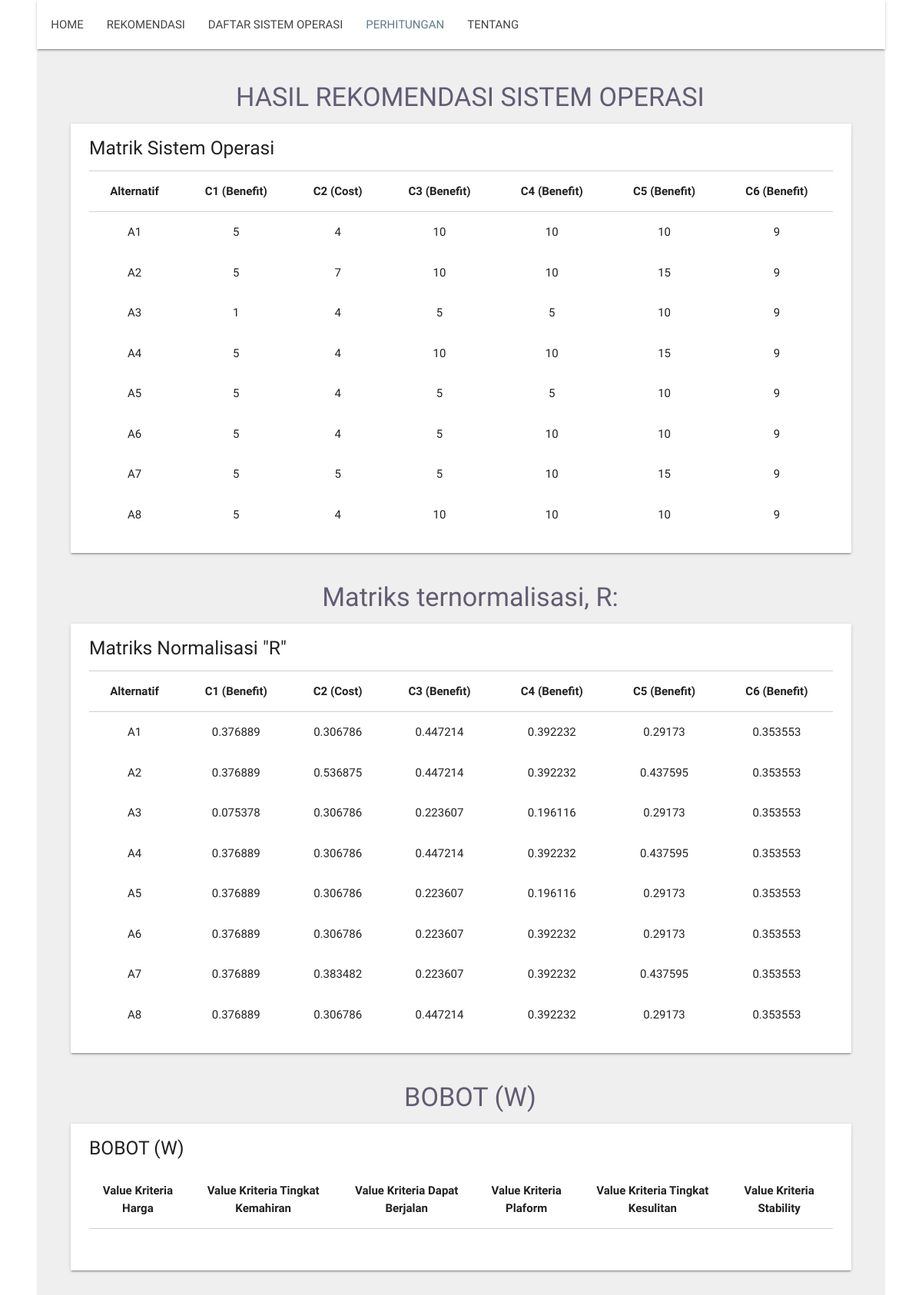
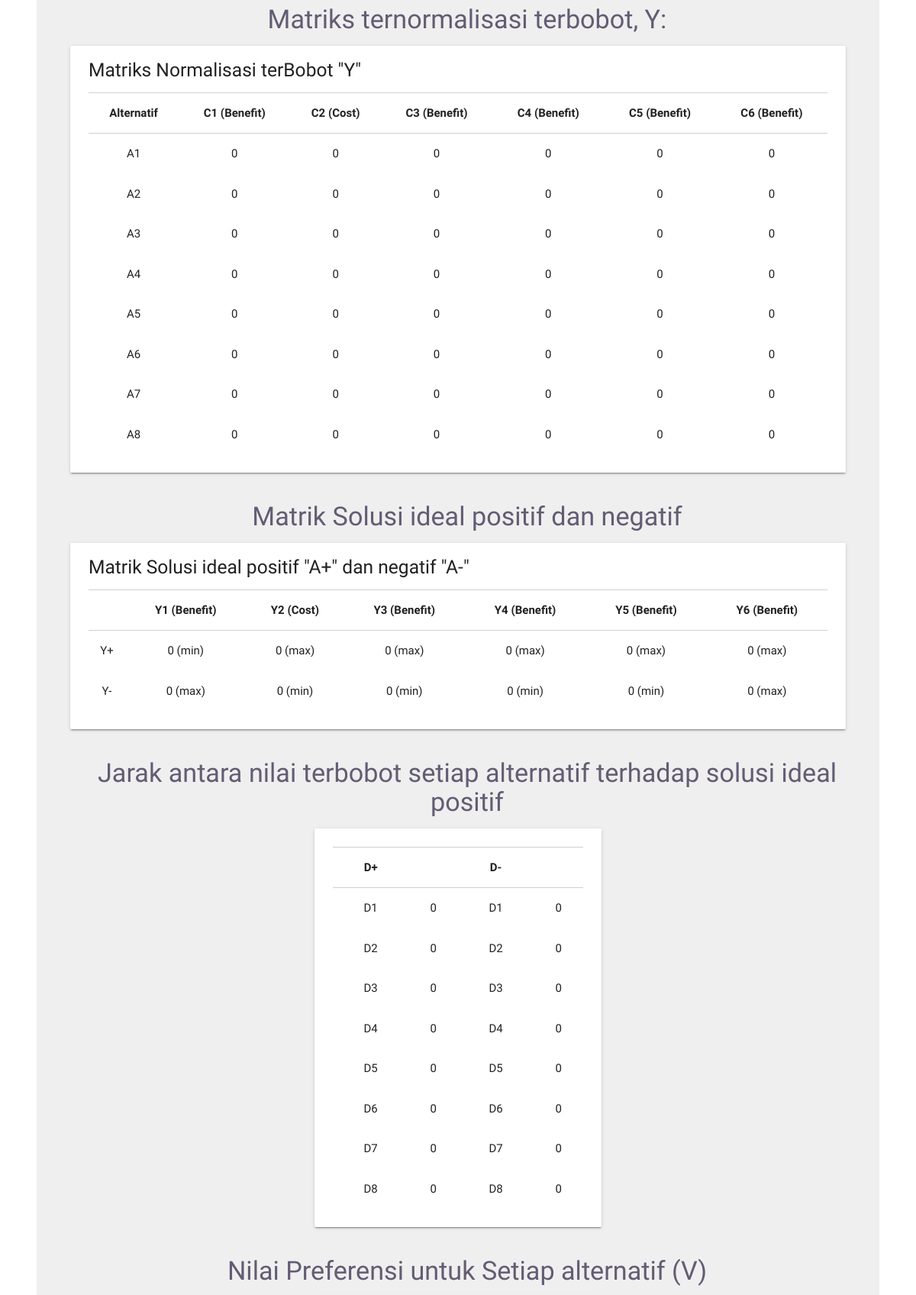
Screenshot of /hasil.php (upper part) with the database file from the repository (2 pictures, top to bottom).
### tables this page shows
CREATE TABLE `data_os` (
  `id_os` int(4) NOT NULL,
  `nama_os` varchar(256) NOT NULL,
  `harga_os` varchar(64) NOT NULL,
  `tingkat_kemahiran_os` varchar(64) NOT NULL,
  `dapat_berjalan_os` varchar(64) NOT NULL,
  `platform_os` varchar(64) NOT NULL,
  `tingkat_kesulitan_os` varchar(64) NOT NULL,
  `stability_os` varchar(64) NOT NULL,
  `harga_angka` varchar(64) NOT NULL,
  `tingkat_kemahiran_angka` varchar(64) NOT NULL,
  `dapat_berjalan_angka` varchar(64) NOT NULL,
  `platform_angka` varchar(64) NOT NULL,
  `tingkat_kesulitan_angka` varchar(64) NOT NULL,
  `stability_angka` varchar(64) NOT NULL
  
);

### hasil.php (the view, shortened to what this page needs)
<?php
include('koneksi.php');
$W1	= $_POST['harga_os'];
$W2	= $_POST['tingkat_kemahiran_os'];
$W3	= $_POST['dapat_berjalan_os'];
$W4	= $_POST['platform_os'];
$W5	= $_POST['tingkat_kesulitan_os'];
$W6 = $_POST['stability_os'];
function pembagiNM($matrik){
	for($i=0;$i<6;$i++){
		$pangkatdua[$i] = 0;
		for($j=0;$j<sizeof($matrik);$j++){
			$pangkatdua[$i] = $pangkatdua[$i] + pow($matrik[$j][$i],2);}
		$pembagi[$i] = sqrt($pangkatdua[$i]);
	}
	return $pembagi;
}
function Transpose($squareArray) {
    $rotatedArray = array();
    $r = 0;
    foreach($squareArray as $row) {
        $c = 0;
        if (is_array($row)) {
            foreach($row as $cell) {
                $rotatedArray[$c][$r] = $cell;
                ++$c;
            }
        }
        else $rotatedArray[$c][$r] = $row;
        ++$r;
    }
    return $rotatedArray;
}
function JarakIplus($aplus,$bob){
	$dplus = array();
	for ($i=0;$i<sizeof($bob);$i++) {
		$dplus[$i] = 0;
		for($j=0;$j<sizeof($aplus);$j++){
			$dplus[$i] = 0;
			if (sizeof($aplus) == sizeof($bob[$i])) {
				for ($j = 0; $j < sizeof($aplus); $j++) {
					$dplus[$i] += pow(($aplus[$j] - $bob[$i][$j]), 2);
				}
				$dplus[$i] = round(sqrt($dplus[$i]),4);
			}else{
				return array();
			}
		}
	}
	return $dplus;
}
?>
<!DOCTYPE html>
<html>
<head>
	<link type="text/css" rel="stylesheet" href="assets/css/materialize.css"  media="screen,projection"/>
	<link rel="stylesheet" href="assets/css/table.css">
	<link rel="stylesheet" href="assets/css/style.css">
	<link rel="stylesheet" href="https://cdnjs.cloudflare.com/ajax/libs/font-awesome/4.5.0/css/font-awesome.min.css">
</head>
<body>
	<div class="navbar-fixed">
		<nav>
			<div class="container">
				<div class="nav-wrapper">
					<ul class="left" style="margin-left: -52px;">
						<li><a href="index.php">HOME</a></li>
						<li><a href="rekomendasi.php">REKOMENDASI</a></li>
						<li><a href="daftar_hp.php">DAFTAR SISTEM OPERASI</a></li>
						<li><a class="active" href="hasil.php">PERHITUNGAN</a></li>
						<li><a href="#about">TENTANG</a></li>
					</ul>
				</div>
			</div>
		</nav>
	</div>
	<div style="background-color: #efefef">
		<div class="container">
			<div class="section-card" style="padding: 20px 0px">
				<center>
					<h4 class="header" style="margin-left: 24px; margin-bottom: 0px; margin-top: 24px; color: #635c73;">HASIL REKOMENDASI SISTEM OPERASI</h4>
				</center>
				<ul>
					<li>
						<div class="row">
							<div class="card">
								<div class="card-content">
									<h5 style="margin-bottom: 16px; margin-top: -6px;">Matrik Sistem Operasi</h5>
									<table class="responsive-table">
										<thead style="border-top: 1px solid #d0d0d0;">
											<tr>
												<th><center>Alternatif</center></th>
												<th><center>C1 (Benefit)</center></th>
												<th><center>C2 (Cost)</center></th>
												<th><center>C3 (Benefit)</center></th>
												<th><center>C4 (Benefit)</center></th>
												<th><center>C5 (Benefit)</center></th>
												<th><center>C6 (Benefit)</center></th>
											</tr>
										</thead>
										<tbody>
											<?php
											$query=mysqli_query($selectdb,"SELECT * FROM data_os");
											$no=1;
											while ($data_os=mysqli_fetch_array($query)) {
												$Matrik[$no-1]=array($data_os['harga_angka'],$data_os['tingkat_kemahiran_angka'],$data_os['dapat_berjalan_angka'],$data_os['platform_angka'],$data_os['tingkat_kesulitan_angka'],$data_os['stability_angka']);
												?>
												<tr>
													<td><center><?php echo "A",$no ?></center></td>
													<td><center><?php echo $data_os['harga_angka'] ?></center></td>
													<td><center><?php echo $data_os['tingkat_kemahiran_angka'] ?></center></td>
													<td><center><?php echo $data_os['dapat_berjalan_angka'] ?></center></td>
													<td><center><?php echo $data_os['platform_angka'] ?></center></td>
													<td><center><?php echo $data_os['tingkat_kesulitan_angka'] ?></center></td>
													<td><center><?php echo $data_os['stability_angka'] ?></center></td>
												</tr>
												<?php
												$no++;
											}
											?>
										</tbody>
									</table>
								</div>
							</div>
						</div>
					</li>
				</ul>
				<center>
					<h4 class="header" style="margin-left: 24px; margin-bottom: 0px; margin-top: 24px; color: #635c73;">Matriks ternormalisasi, R:</h4>
				</center>
				<ul>
					<li>
						<div class="row">
							<div class="card">
								<div class="card-content">
									<h5 style="margin-bottom: 16px; margin-top: -6px;">Matriks Normalisasi "R"</h5>
									<table class="responsive-table">
										<thead style="border-top: 1px solid #d0d0d0;">
											<tr>
												<th><center>Alternatif</center></th>
												<th><center>C1 (Benefit)</center></th>
												<th><center>C2 (Cost)</center></th>
												<th><center>C3 (Benefit)</center></th>
												<th><center>C4 (Benefit)</center></th>
												<th><center>C5 (Benefit)</center></th>
												<th><center>C6 (Benefit)</center></th>
											</tr>
										</thead>
										<tbody>
											<?php
											$query=mysqli_query($selectdb,"SELECT * FROM data_os");
											$no=1;
											$pembagiNM=pembagiNM($Matrik);
											while ($data_os=mysqli_fetch_array($query)) {
												$MatrikNormalisasi[$no-1]=array($data_os['harga_angka']/$pembagiNM[0],
													$data_os['tingkat_kemahiran_angka']/$pembagiNM[1],
													$data_os['dapat_berjalan_angka']/$pembagiNM[2],
													$data_os['platform_angka']/$pembagiNM[3],
													$data_os['tingkat_kesulitan_angka']/$pembagiNM[4],
													$data_os['stability_angka']/$pembagiNM[5]);
													?>
													<tr>
														<td><center><?php echo "A",$no ?></center></td>
														<td><center><?php echo round($data_os['harga_angka']/$pembagiNM[0],6)?></center></td>
														<td><center><?php echo round($data_os['tingkat_kemahiran_angka']/$pembagiNM[1],6) ?></center></td>
														<td><center><?php echo round($data_os['dapat_berjalan_angka']/$pembagiNM[2],6) ?></center></td>
														<td><center><?php echo round($data_os['platform_angka']/$pembagiNM[3],6) ?></center></td>
														<td><center><?php echo round($data_os['tingkat_kesulitan_angka']/$pembagiNM[4],6) ?></center></td>
														<td><center><?php echo round($data_os['stability_angka']/$pembagiNM[5],6) ?></center></td>
													</tr>
													<?php
													$no++;
												}
												?>
											</tbody>
										</table>
									</div>
								</div>
							</div>
						</li>
					</ul>
					<center>
						<h4 class="header" style="margin-left: 24px; margin-bottom: 0px; margin-top: 24px; color: #635c73;">BOBOT (W)</h4>
					</center>
					<ul>
						<li>
							<div class="row">
								<div class="card">
									<div class="card-content">
									<h5 style="margin-bottom: 16px; margin-top: -6px;">BOBOT (W)</h5>
										<table class="responsive-table">
											<thead>
												<tr>
													<th><center>Value Kriteria Harga</center></th>
													<th><center>Value Kriteria Tingkat Kemahiran</center></th>
													<th><center>Value Kriteria Dapat Berjalan</center></th>
													<th><center>Value Kriteria Plaform</center></th>
													<th><center>Value Kriteria Tingkat Kesulitan</center></th>
													<th><center>Value Kriteria Stability</center></th>
												</tr>
											</thead>
											<tbody>
												<tr>
													<td><center><?php echo($W1);?></center></td>
													<td><center><?php echo($W2);?></center></td>
													<td><center><?php echo($W3);?></center></td>
													<td><center><?php echo($W4);?></center></td>
													<td><center><?php echo($W5);?></center></td>
													<td><center><?php echo($W6);?></center></td>
												</tr>
											</tbody>
										</table>
									</div>
								</div>
							</div>
						</li>
					</ul>
					<center>
						<h4 class="header" style="margin-left: 24px; margin-bottom: 0px; margin-top: 24px; color: #635c73;">Matriks ternormalisasi terbobot, Y:</h4>
					</center>
					<ul>
						<li>
							<div class="row">
								<div class="card">
									<div class="card-content">
										<h5 style="margin-bottom: 16px; margin-top: -6px;">Matriks Normalisasi terBobot "Y"</h5>
										<table class="responsive-table">
											<thead style="border-top: 1px solid #d0d0d0;">
												<tr>
													<th><center>Alternatif</center></th>
													<th><center>C1 (Benefit)</center></th>
													<th><center>C2 (Cost)</center></th>
													<th><center>C3 (Benefit)</center></th>
													<th><center>C4 (Benefit)</center></th>
													<th><center>C5 (Benefit)</center></th>
													<th><center>C6 (Benefit)</center></th>
												</tr>
											</thead>
											<tbody>
												<?php
												$query=mysqli_query($selectdb,"SELECT * FROM data_os");
												$no=1;
												while ($data_os=mysqli_fetch_array($query)) {
													$NormalisasiBobot[$no-1]=array(
														$MatrikNormalisasi[$no-1][0]*$W1,
														$MatrikNormalisasi[$no-1][1]*$W2,
														$MatrikNormalisasi[$no-1][2]*$W3,
														$MatrikNormalisasi[$no-1][3]*$W4,
														$MatrikNormalisasi[$no-1][4]*$W5,
														$MatrikNormalisasi[$no-1][5]*$W6 );
														?>
														<tr>
															<td><center><?php echo "A",$no ?></center></td>
															<td><center><?php echo round($MatrikNormalisasi[$no-1][0]*$W1,6) ?></center></td>
															<td><center><?php echo round($MatrikNormalisasi[$no-1][1]*$W2,6) ?></center></td>
															<td><center><?php echo round($MatrikNormalisasi[$no-1][2]*$W3,6) ?></center></td>
															<td><center><?php echo round($MatrikNormalisasi[$no-1][3]*$W4,6) ?></center></td>
															<td><center><?php echo round($MatrikNormalisasi[$no-1][4]*$W5,6) ?></center></td>
															<td><center><?php echo round($MatrikNormalisasi[$no-1][5]*$W6,6) ?></center></td>
														</tr>
														<?php
														$no++;
													}
													?>
												</tbody>
											</table>
										</div>
									</div>
								</div>
							</li>
						</ul>
						<center>
							<h4 class="header" style="margin-left: 24px; margin-bottom: 0px; margin-top: 24px; color: #635c73;">Matrik Solusi ideal positif dan negatif
							</h4>
						</center>
						<ul>
							<li>
								<div class="row">
									<div class="card">
										<div class="card-content">
											<h5 style="margin-bottom: 16px; margin-top: -6px;">Matrik Solusi ideal positif "A+" dan negatif "A-"
											</h5>
											<table class="responsive-table">
												<thead style="border-top: 1px solid #d0d0d0;">
													<tr>
														<th><center></center></th>
														<th><center>Y1 (Benefit)</center></th>
														<th><center>Y2 (Cost)</center></th>
														<th><center>Y3 (Benefit)</center></th>
														<th><center>Y4 (Benefit)</center></th>
														<th><center>Y5 (Benefit)</center></th>
														<th><center>Y6 (Benefit)</center></th>
													</tr>
												</thead>
												<tbody>
													<?php
													$NormalisasiBobotTrans = Transpose($NormalisasiBobot);
													?>
													<tr>
														<?php
														$idealpositif=array(min($NormalisasiBobotTrans[0]),max($NormalisasiBobotTrans[1]),max($NormalisasiBobotTrans[2]),max($NormalisasiBobotTrans[3]),max($NormalisasiBobotTrans[4],max($NormalisasiBobotTrans[5])));
														?>
														<td><center><?php echo "Y+" ?> </center></td>
														<td><center><?php echo(round(min($NormalisasiBobotTrans[0]),6));?>&nbsp(min)</center></td>
														<td><center><?php echo(round(max($NormalisasiBobotTrans[1]),6));?>&nbsp(max)</center></td>
														<td><center><?php echo(round(max($NormalisasiBobotTrans[2]),6));?>&nbsp(max)</center></td>
														<td><center><?php echo(round(max($NormalisasiBobotTrans[3]),6));?>&nbsp(max)</center></td>
														<td><center><?php echo(round(max($NormalisasiBobotTrans[4]),6));?>&nbsp(max)</center></td>
														<td><center><?php echo(round(max($NormalisasiBobotTrans[5]),6));?>&nbsp(max)</center></td>
													</tr>
													<tr>
														<?php
														$idealnegatif=array(max($NormalisasiBobotTrans[0]),min($NormalisasiBobotTrans[1]),min($NormalisasiBobotTrans[2]),min($NormalisasiBobotTrans[3]),min($NormalisasiBobotTrans[4],min($NormalisasiBobotTrans[5])));
														?>
														<td><center><?php echo "Y-" ?> </center></td>
														<td><center><?php echo(round(max($NormalisasiBobotTrans[0]),6));?>&nbsp(max)</center></td>
														<td><center><?php echo(round(min($NormalisasiBobotTrans[1]),6));?>&nbsp(min)</center></td>
														<td><center><?php echo(round(min($NormalisasiBobotTrans[2]),6));?>&nbsp(min)</center></td>
														<td><center><?php echo(round(min($NormalisasiBobotTrans[3]),6));?>&nbsp(min)</center></td>
														<td><center><?php echo(round(min($NormalisasiBobotTrans[4]),6));?>&nbsp(min)</center></td>
														<td><center><?php echo(round(max($NormalisasiBobotTrans[5]),6));?>&nbsp(max)</center></td>
													</tr>
												</tbody>
											</table>
										</div>
									</div>
								</div>
							</li>
						</ul>
						<center>
							<h4 class="header" style="margin-left: 24px; margin-bottom: 0px; margin-top: 24px; color: #635c73;">Jarak antara nilai terbobot setiap alternatif terhadap solusi ideal positif
							</h4>
						</center>
						<ul>
							<li>
								<div class="row">
									<div class="card" style="margin-left: 320px;margin-right: 320px;">
										<div class="card-content">
											<table class="responsive-table" >
												<thead style="border-top: 1px solid #d0d0d0;">
													<tr>
														<th><center>D+</center></th>
														<th><center></center></th>
														<th><center>D-</center></th>
														<th><center></center></th>
													</tr>
												</thead>
												<tbody>
													<?php
													$query=mysqli_query($selectdb,"SELECT * FROM data_os");
													$no=1;
													$Dplus=JarakIplus($idealpositif,$NormalisasiBobot);
													$Dmin=JarakIplus($idealnegatif,$NormalisasiBobot);
													while ($data_os=mysqli_fetch_array($query)) {
														?>
														<tr>
														<td><center><?php echo "D" . $no ?></center></td>
														<td><center><?php echo round(isset($Dplus[$no-1]) ? $Dplus[$no-1] : 0, 6) ?></center></td>
														<td><center><?php echo "D" . $no ?></center></td>
														<td><center><?php echo round(isset($Dmin[$no-1]) ? $Dmin[$no-1] : 0, 6) ?></center></td>
														</tr>
														<?php
														$no++;
													}
													?>
												</tbody>
											</table>
										</div>
									</div>
								</div>
							</li>
						</ul>
						<center>
							<h4 class="header" style="margin-left: 24px; margin-bottom: 0px; margin-top: 24px; color: #635c73;">Nilai Preferensi untuk Setiap alternatif (V)
							</h4>
						</center>
				</div>
			</div>
		</div>
	</body>
	</html>

### assets/css/style.css (style rules this page uses)
nav ul a, nav .brand-logo { color: #444; }
.section-card { padding-top: 6rem; padding-bottom: 6rem; }

### rows the page displays
data_os: harga_angka "5", tingkat_kemahiran_angka "4", dapat_berjalan_angka "10", platform_angka "10", tingkat_kesulitan_angka "10", stability_angka "9", $data_os['harga_angka']/$pembagiNM[0] "0.376889", $data_os['tingkat_kemahiran_angka']/$pembagiNM[1] "0.306786", $data_os['dapat_berjalan_angka']/$pembagiNM[2] "0.447214", $data_os['platform_angka']/$pembagiNM[3] "0.392232", $data_os['tingkat_kesulitan_angka']/$pembagiNM[4] "0.29173", $data_os['stability_angka']/$pembagiNM[5] "0.353553", W1 "0", W2 "0", W3 "0", W4 "0", W5 "0", W6 "0", no "0"
data_os: harga_angka "5", tingkat_kemahiran_angka "7", dapat_berjalan_angka "10", platform_angka "10", tingkat_kesulitan_angka "15", stability_angka "9", $data_os['harga_angka']/$pembagiNM[0] "0.376889", $data_os['tingkat_kemahiran_angka']/$pembagiNM[1] "0.536875", $data_os['dapat_berjalan_angka']/$pembagiNM[2] "0.447214", $data_os['platform_angka']/$pembagiNM[3] "0.392232", $data_os['tingkat_kesulitan_angka']/$pembagiNM[4] "0.437595", $data_os['stability_angka']/$pembagiNM[5] "0.353553", W1 "0", W2 "0", W3 "0", W4 "0", W5 "0", W6 "0", no "0"
data_os: harga_angka "1", tingkat_kemahiran_angka "4", dapat_berjalan_angka "5", platform_angka "5", tingkat_kesulitan_angka "10", stability_angka "9", $data_os['harga_angka']/$pembagiNM[0] "0.075378", $data_os['tingkat_kemahiran_angka']/$pembagiNM[1] "0.306786", $data_os['dapat_berjalan_angka']/$pembagiNM[2] "0.223607", $data_os['platform_angka']/$pembagiNM[3] "0.196116", $data_os['tingkat_kesulitan_angka']/$pembagiNM[4] "0.29173", $data_os['stability_angka']/$pembagiNM[5] "0.353553", W1 "0", W2 "0", W3 "0", W4 "0", W5 "0", W6 "0", no "0"
data_os: harga_angka "5", tingkat_kemahiran_angka "4", dapat_berjalan_angka "10", platform_angka "10", tingkat_kesulitan_angka "15", stability_angka "9", $data_os['harga_angka']/$pembagiNM[0] "0.376889", $data_os['tingkat_kemahiran_angka']/$pembagiNM[1] "0.306786", $data_os['dapat_berjalan_angka']/$pembagiNM[2] "0.447214", $data_os['platform_angka']/$pembagiNM[3] "0.392232", $data_os['tingkat_kesulitan_angka']/$pembagiNM[4] "0.437595", $data_os['stability_angka']/$pembagiNM[5] "0.353553", W1 "0", W2 "0", W3 "0", W4 "0", W5 "0", W6 "0", no "0"
data_os: harga_angka "5", tingkat_kemahiran_angka "4", dapat_berjalan_angka "5", platform_angka "5", tingkat_kesulitan_angka "10", stability_angka "9", $data_os['harga_angka']/$pembagiNM[0] "0.376889", $data_os['tingkat_kemahiran_angka']/$pembagiNM[1] "0.306786", $data_os['dapat_berjalan_angka']/$pembagiNM[2] "0.223607", $data_os['platform_angka']/$pembagiNM[3] "0.196116", $data_os['tingkat_kesulitan_angka']/$pembagiNM[4] "0.29173", $data_os['stability_angka']/$pembagiNM[5] "0.353553", W1 "0", W2 "0", W3 "0", W4 "0", W5 "0", W6 "0", no "0"
data_os: harga_angka "5", tingkat_kemahiran_angka "4", dapat_berjalan_angka "5", platform_angka "10", tingkat_kesulitan_angka "10", stability_angka "9", $data_os['harga_angka']/$pembagiNM[0] "0.376889", $data_os['tingkat_kemahiran_angka']/$pembagiNM[1] "0.306786", $data_os['dapat_berjalan_angka']/$pembagiNM[2] "0.223607", $data_os['platform_angka']/$pembagiNM[3] "0.392232", $data_os['tingkat_kesulitan_angka']/$pembagiNM[4] "0.29173", $data_os['stability_angka']/$pembagiNM[5] "0.353553", W1 "0", W2 "0", W3 "0", W4 "0", W5 "0", W6 "0", no "0"
data_os: harga_angka "5", tingkat_kemahiran_angka "5", dapat_berjalan_angka "5", platform_angka "10", tingkat_kesulitan_angka "15", stability_angka "9", $data_os['harga_angka']/$pembagiNM[0] "0.376889", $data_os['tingkat_kemahiran_angka']/$pembagiNM[1] "0.383482", $data_os['dapat_berjalan_angka']/$pembagiNM[2] "0.223607", $data_os['platform_angka']/$pembagiNM[3] "0.392232", $data_os['tingkat_kesulitan_angka']/$pembagiNM[4] "0.437595", $data_os['stability_angka']/$pembagiNM[5] "0.353553", W1 "0", W2 "0", W3 "0", W4 "0", W5 "0", W6 "0", no "0"
data_os: harga_angka "5", tingkat_kemahiran_angka "4", dapat_berjalan_angka "10", platform_angka "10", tingkat_kesulitan_angka "10", stability_angka "9", $data_os['harga_angka']/$pembagiNM[0] "0.376889", $data_os['tingkat_kemahiran_angka']/$pembagiNM[1] "0.306786", $data_os['dapat_berjalan_angka']/$pembagiNM[2] "0.447214", $data_os['platform_angka']/$pembagiNM[3] "0.392232", $data_os['tingkat_kesulitan_angka']/$pembagiNM[4] "0.29173", $data_os['stability_angka']/$pembagiNM[5] "0.353553", W1 "0", W2 "0", W3 "0", W4 "0", W5 "0", W6 "0", no "0"

### other values shown
min($NormalisasiBobotTrans[0]) "0"
max($NormalisasiBobotTrans[1]) "0"
max($NormalisasiBobotTrans[2]) "0"
max($NormalisasiBobotTrans[3]) "0"
max($NormalisasiBobotTrans[4]) "0"
max($NormalisasiBobotTrans[5]) "0"
max($NormalisasiBobotTrans[0]) "0"
min($NormalisasiBobotTrans[1]) "0"
min($NormalisasiBobotTrans[2]) "0"
min($NormalisasiBobotTrans[3]) "0"
min($NormalisasiBobotTrans[4]) "0"
